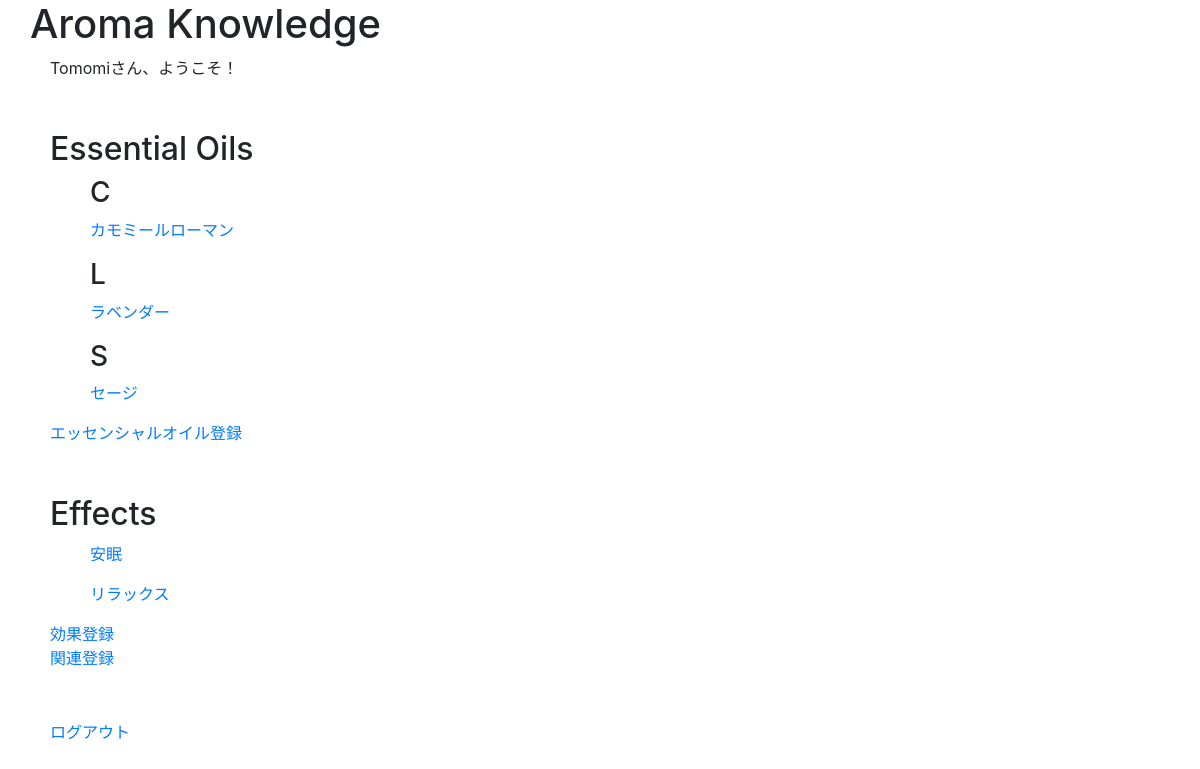
Page /mypage_top.php (signed in) on the committed database.
### tables this page shows
CREATE TABLE `essential_oils` (
  `id` int(11) NOT NULL AUTO_INCREMENT,
  `name` varchar(255) NOT NULL,
  `scientific_name` varchar(255) NOT NULL,
  `plant_name` varchar(255) NOT NULL,
  `extraction` varchar(255) NOT NULL,
  `aroma` varchar(255) NOT NULL,
  `caution` varchar(255) NOT NULL,
  `english_name` varchar(255) NOT NULL,
  `user_id` int(11) NOT NULL,
  `image` varchar(255) NOT NULL,
  `created_at` timestamp NOT NULL DEFAULT CURRENT_TIMESTAMP,
  PRIMARY KEY (`id`),
  KEY `user_id` (`user_id`),
  CONSTRAINT `essential_oils_ibfk_1` FOREIGN KEY (`user_id`) REFERENCES `users` (`id`) ON DELETE CASCADE ON UPDATE CASCADE
);

CREATE TABLE `effects` (
  `id` int(11) NOT NULL AUTO_INCREMENT,
  `effect` varchar(255) NOT NULL,
  `content` varchar(255) NOT NULL,
  `caution` varchar(255) NOT NULL,
  `user_id` int(11) NOT NULL,
  `created_at` timestamp NOT NULL DEFAULT CURRENT_TIMESTAMP,
  PRIMARY KEY (`id`),
  KEY `user_id` (`user_id`),
  CONSTRAINT `effects_ibfk_1` FOREIGN KEY (`user_id`) REFERENCES `users` (`id`) ON DELETE CASCADE ON UPDATE CASCADE
);

### mypage_top.php (called while the page is built, shortened)
<?php
    require_once 'DAOs/OilDAO.php';
    require_once 'DAOs/EffectDAO.php';
    $login_user = $_SESSION['login_user'];
    $oils = OilDAO::get_all_oils_sort();
    $effects = EffectDAO::get_all_effects();
    include_once 'views/mypage_top_view.php';

### DAOs/OilDAO.php (called while the page is built, shortened)
<?php
    class OilDAO {
        private static function get_connection(){
            $options = array(
                PDO::ATTR_ERRMODE => PDO::ERRMODE_EXCEPTION,
                PDO::ATTR_DEFAULT_FETCH_MODE => PDO::FETCH_CLASS,
                PDO::MYSQL_ATTR_INIT_COMMAND => 'SET NAMES utf8'
            );
            $pdo = new PDO('mysql:host=localhost;dbname=Eoil_app', 'root', '', $options);
            return $pdo;
        }
        public static function get_all_oils_sort(){
            try{
                $pdo = self::get_connection();
                $stmt = $pdo->query('SELECT * FROM essential_oils ORDER BY english_name ASC');
                $stmt->setFetchMode(PDO::FETCH_CLASS|PDO::FETCH_PROPS_LATE, 'Oil');
                $oils = $stmt->fetchAll();
            }catch(PDOException $e){
            }finally{
                self::close_connection($pdo, $stmt);
            }
            return $oils;
        }
    }

### DAOs/EffectDAO.php (called while the page is built, shortened)
<?php
    class EffectDAO {
        private static function get_connection(){
            $options = array(
                PDO::ATTR_ERRMODE => PDO::ERRMODE_EXCEPTION,
                PDO::ATTR_DEFAULT_FETCH_MODE => PDO::FETCH_CLASS,
                PDO::MYSQL_ATTR_INIT_COMMAND => 'SET NAMES utf8'
            );
            $pdo = new PDO('mysql:host=localhost;dbname=Eoil_app', 'root', '', $options);
            return $pdo;
        }
        public static function get_all_effects(){
            try{
                $pdo = self::get_connection();
                $stmt = $pdo->query('SELECT * FROM effects');
                $stmt->setFetchMode(PDO::FETCH_CLASS|PDO::FETCH_PROPS_LATE, 'Effect');
                $effects = $stmt->fetchAll();
            }catch(PDOException $e){
            }finally{
                self::close_connection($pdo, $stmt);
            }
            return $effects;
        }
    }

### views/mypage_top_view.php (the view, shortened to what this page needs)
<!DOCTYPE html>
<html lag="ja">
    <head>
        <link rel="stylesheet" href="https://stackpath.bootstrapcdn.com/bootstrap/4.3.1/css/bootstrap.min.css">
        <link rel="stylesheet" href="css/style.css">
    </head>
    <body>
        <h1>Aroma Knowledge</h1>
        <p><?= $login_user->name ?>さん、ようこそ！</p>
        <div class="essential_oils">
            <h2>Essential Oils</h2>
            <?php foreach($oils as $oil): ?>
            <ul>
                    <h3><?= strtoupper(substr($oil->english_name, 0,1)) ?></h3>
                    <li><a href="oil_detail.php?id=<?= $oil->id ?>"><?= $oil->name ?></a></li>
            </ul>
            <?php endforeach; ?>
            <p1><a href="oil_register.php">エッセンシャルオイル登録</a></p1><br>
                    </div>
        <div class="effects">
            <h2>Effects</h2>
            <?php foreach($effects as $effect): ?>
            <ul>
                <li><a href="effect_detail_for_user.php?id=<?= $effect->id ?>"><?= $effect->effect ?></a></li>
            </ul>
            <?php endforeach; ?>
            <p1><a href="effect_register.php">効果登録</a></p1><br>
            <p1><a href="relation_register.php">関連登録</a></p1><br>
        </div>
        <p><a href="logout.php">ログアウト</a></p>
    </body>
</html>

### css/style.css (style rules this page uses)
h1 { padding-left: 30px; }
p { margin-left: 50px; }
.essential_oils, .effects, .relations { margin: 50px 50px; }
.essential_oils ul, .effects ul, .relations ul { list-style: none; }

### rows in the picture
essential_oils: english_name "C", name "カモミールローマン"
essential_oils: english_name "L", name "ラベンダー"
essential_oils: english_name "S", name "セージ"
effects: effect "安眠"
effects: effect "リラックス"

### other values in the picture
$login_user->name "Tomomi"
